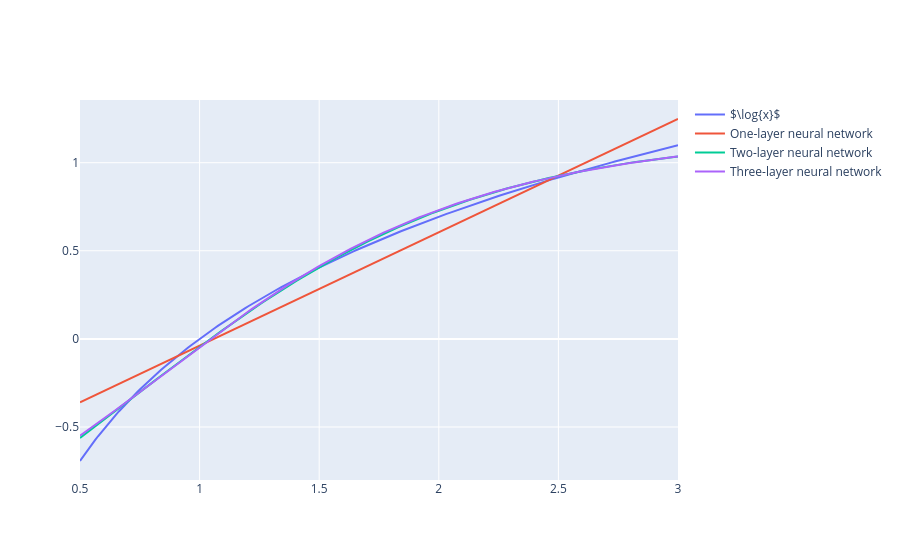

The code cell stored with this chart in its notebook:
### Code cell
fig.show()

### Figure 1 — Plotly figure (JSON) as saved in the notebook; plotly's stock layout.template omitted (floating-point values rounded to 4 significant figures; data arrays with more than 128 entries replaced by an {"elided": "..."} marker saying what was removed)
{"data": [{"name": "$\\log{x}$", "type": "scatter", "x": {"elided": "200 float values"}, "y": {"elided": "200 float values"}}, {"name": "One-layer neural network", "type": "scatter", "x": {"elided": "200 float values"}, "y": {"elided": "200 float values"}}, {"name": "Two-layer neural network", "type": "scatter", "x": {"elided": "200 float values"}, "y": {"elided": "200 float values"}}, {"name": "Three-layer neural network", "type": "scatter", "x": {"elided": "200 float values"}, "y": {"elided": "200 float values"}}], "layout": {}}
